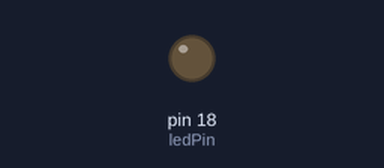
Bench run of a sketch on a simulated Arduino Uno, built with avr-gcc and run on an emulated ATmega328P. Parts: output pins drawn as LEDs (lit = HIGH).

Above: at 1.5 s.
At 9.0 s:
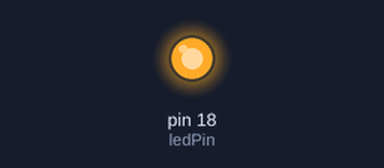
Timing chart, 0 to 13.0 s (numbered marks = the images above):
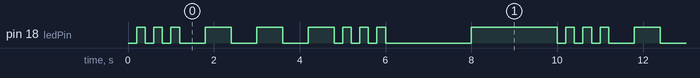

Measured:
- by itself, pin 18 (ledPin): repeats every 10.0 s: 2 × (LOW 0.20 s, HIGH 0.20 s), 3 × (LOW 0.60 s, HIGH 0.60 s), 3 × (LOW 0.20 s, HIGH 0.20 s), LOW 2.0 s, HIGH 2.0 s, LOW 0.20 s, HIGH 0.20 s
- by itself, everything shown: repeats every 10.0 s, in 20 steps

The sketch:

ex03.ino
```cpp
const int ledPin = 18;
bool ledState = LOW;
unsigned long previousMillis = 0;

// 定义SOS信号模式：1=短闪，2=长闪，0=停顿
int sosPattern[] = {1,1,1,2,2,2,1,1,1,0};
int patternIndex = 0;
int patternLength = sizeof(sosPattern) / sizeof(sosPattern[0]);

void setup() {
  pinMode(ledPin, OUTPUT);
}

void loop() {
  unsigned long currentMillis = millis();
  long interval;

  // 根据模式设置亮灭时间
  if (sosPattern[patternIndex] == 1) {
    interval = 200;   // 短闪
  } else if (sosPattern[patternIndex] == 2) {
    interval = 600;   // 长闪
  } else {
    interval = 2000;  // 结束停顿
  }

  // 时间到，切换状态
  if (currentMillis - previousMillis >= interval) {
    previousMillis = currentMillis;
    ledState = !ledState;
    digitalWrite(ledPin, ledState);

    // 播放完一个状态，切换下一个SOS指令
    if (ledState == LOW) {
      patternIndex++;
      if (patternIndex >= patternLength) {
        patternIndex = 0; // 循环播放
      }
    }
  }
}
```
